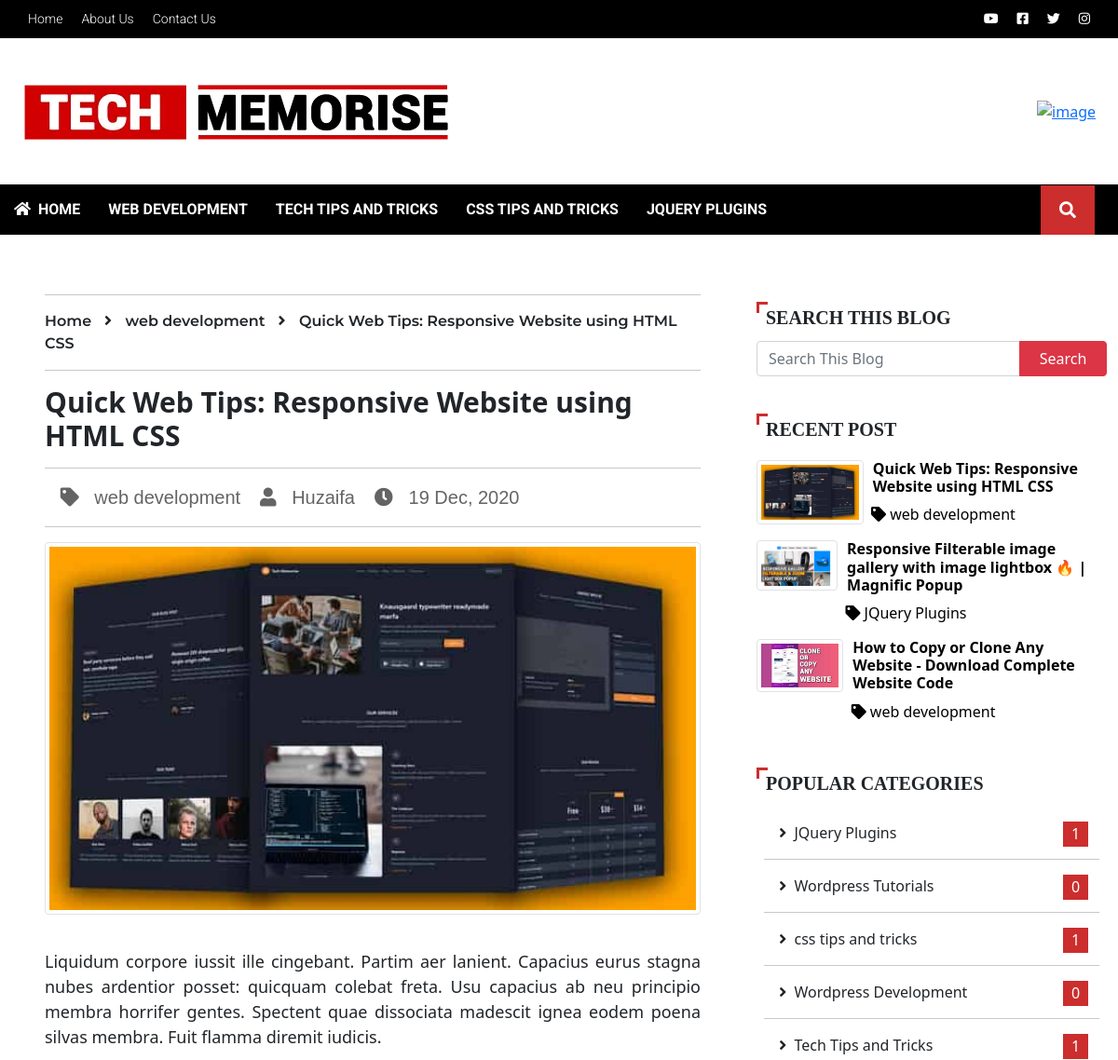
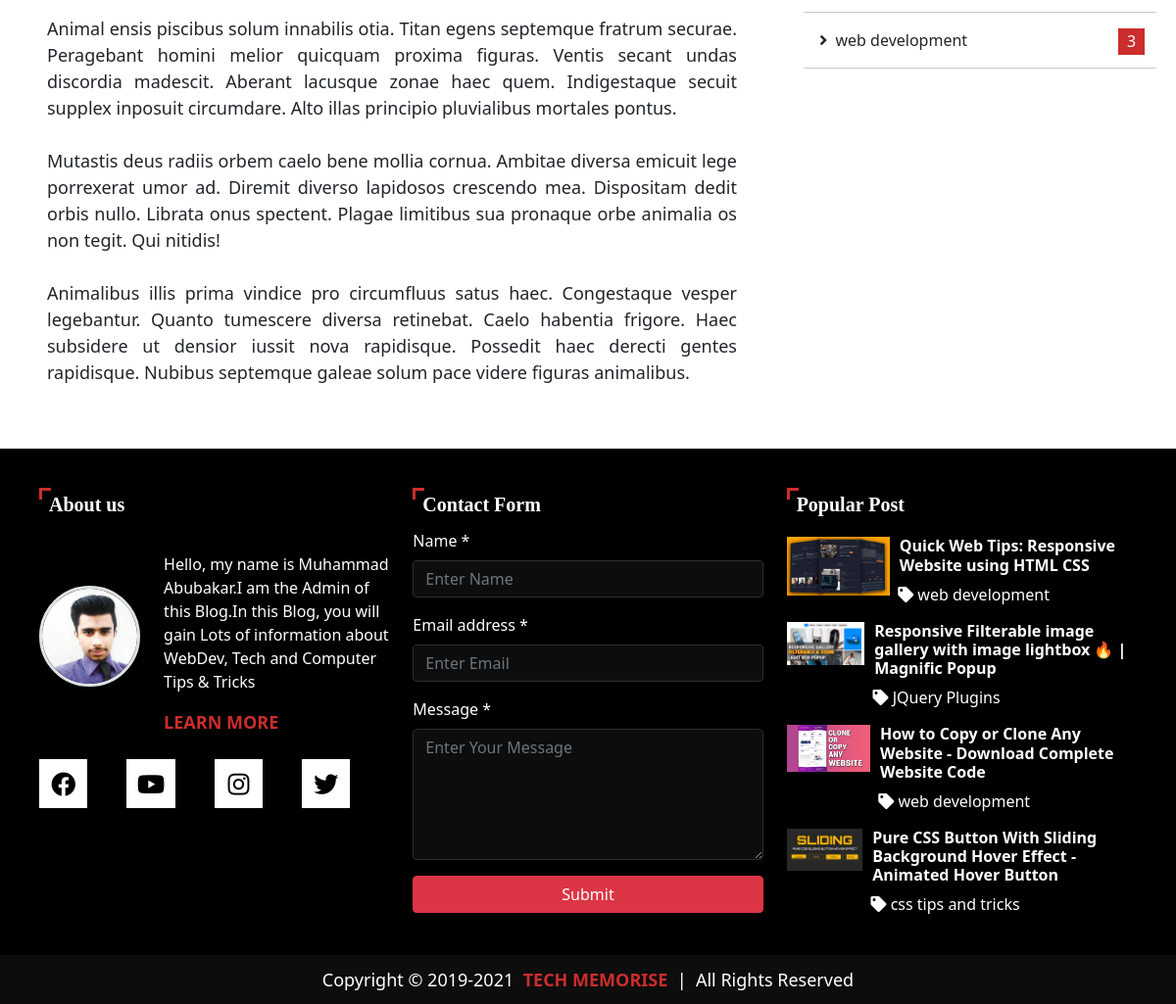
/blog-cms/post.php?post_id=13, run on the app's committed database (2 pictures, top to bottom).
### tables this page shows
CREATE TABLE `category` (
  `category_id` int(10) UNSIGNED NOT NULL,
  `category_name` varchar(100) NOT NULL,
  `no_of_post` int(11) DEFAULT 0
);

CREATE TABLE `post` (
  `post_id` int(10) UNSIGNED NOT NULL,
  `post_title` varchar(100) NOT NULL,
  `post_img` varchar(100) NOT NULL,
  `post_description` text NOT NULL,
  `post_category` int(11) NOT NULL,
  `post_author` int(11) NOT NULL,
  `post_date` varchar(50) NOT NULL
);

CREATE TABLE `users` (
  `user_id` int(10) UNSIGNED NOT NULL,
  `first_name` varchar(30) NOT NULL,
  `last_name` varchar(30) NOT NULL,
  `username` varchar(30) NOT NULL,
  `email` varchar(40) NOT NULL,
  `user_role` varchar(50) DEFAULT NULL,
  `password` varchar(100) DEFAULT NULL,
  `token` varchar(100) DEFAULT NULL,
  `status` varchar(20) DEFAULT NULL
);

### blog-cms/admin/config.php (called while the page is built, shortened)
<?php
$hostname = "http://localhost/php-projects/";
?>

### blog-cms/post.php (the view, shortened to what this page needs)
<?php
    $post_id = isset($_GET["post_id"])? $_GET["post_id"] : 0;
    $post_id = (empty($post_id))? 0 : $post_id;
    include_once "header.php"
?>
<section class="content container-fluid my-5">
    <div class="row">
        <div class="full-post col-lg-8 pl-5">
            <div class="row breadcrums">
                <div class="col-12 px-5">
                    <?php
                        $sql = "SELECT post.post_id, post.post_author, post.post_img, post.post_title, post.post_description, post.post_category, post.post_date, category.category_name, users.username FROM post
                        LEFT JOIN category ON post.post_category = category.category_id
                        LEFT JOIN users ON post.post_author = users.user_id
                        WHERE post_id = {$post_id};";
                        if ($result = mysqli_query($connection, $sql))
                        {
                            if(mysqli_num_rows($result) > 0)
                            {
                                $post_description = str_replace("\n", "<br>","{$row['post_description']}");
                                echo "<hr>
                                <p class='post-breadcrums'>
                                    Home
                                    <b> &nbsp; <i class='fas fa-angle-right'></i> &nbsp; </b>
                                    {$row['category_name']}
                                    <b> &nbsp; <i class='fas fa-angle-right'></i> &nbsp; </b>
                                    {$row['post_title']}
                                </p>
                                <hr>
                                <h1 class='post-title'> {$row['post_title']} </h1>
                                <hr>
                                <div class='post-meta'>
                                    <a href='category.php?category_id={$row['post_category']}'>
                                        <span> &nbsp;&nbsp; <i class='fas fa-tag'></i> &nbsp; {$row['category_name']}</span>
                                    </a>
                                    <a class='text-capitalize' href='author.php?author_id={$row['post_author']}'>
                                        <span> &nbsp;&nbsp; <i class='fas fa-user'></i> &nbsp; {$row['username']}</span>
                                    </a>
                                    <span> &nbsp;&nbsp; <i class='fas fa-clock'></i> &nbsp; {$row['post_date']}</span>
                                </div>
                                <hr>
                                <img class='w-100 img-thumbnail' src='admin/uploads/{$row['post_img']}' alt='Image'>
                                <p class='text-left post-description'>
                                    <br>{$post_description}
                                </p>";
                            }
                            else {
                                echo "<h4 class='text-center my-4'>Nothing to Show Here. No Blog Post is Present.</h4>";
                            }
                        }
                        else {
                            echo "<script>alert('Query Unsuccessfull')</script>";
                        }
                    ?>
                </div>
            </div>
        </div>
        <?php include_once "sidebar.php" ?>
    </div>
</section>
<?php include_once "footer.php" ?>

### blog-cms/header.php (shortened to what this page needs)
<!doctype html>
<html lang="en">
<head>
    <?php
        include_once "admin/config.php";
    ?>
    <link rel="stylesheet" href="https://cdnjs.cloudflare.com/ajax/libs/font-awesome/5.15.1/css/all.min.css" />
    <link rel="stylesheet" href="https://cdnjs.cloudflare.com/ajax/libs/twitter-bootstrap/5.0.0-alpha2/css/bootstrap.min.css">
    <link rel="stylesheet" href="css/style.css">
</head>
<body>
<div class="upper-navbar d-flex justify-content-between">
        <div class="d-flex">
            <a class="nav-item nav-link" href="<?php echo $hostname ?>blog-cms">Home</a>
            <a class="nav-item nav-link" href="#">About us</a>
            <a class="nav-item nav-link" href="#">Contact us</a>
        </div>
        <div class="d-flex">
            <a class="nav-item nav-link" href="#"><i class="fab fa-youtube"></i></a>
            <a class="nav-item nav-link" href="#"><i class="fab fa-facebook-square"></i></a>
            <a class="nav-item nav-link" href="#"><i class="fab fa-twitter"></i></a>
            <a class="nav-item nav-link" href="#"><i class="fab fa-instagram"></i></a>
        </div>
    </div>
<div class="header my-5">
    <div class="outer">
        <div class="column mx-4">
            <a href="<?php echo $hostname ?>blog-cms">
                <img class="img-fluid" src="images/logo.png" alt="image" />
            </a>
        </div>
        <div class="column mx-4">
            <a href="#">
                <img class="img-fluid" src="images/header-ad.gif" alt="image" />
            </a>
        </div>
    </div>
</div>
<nav id="navbar" class="navbar navbar-expand-lg navbar-dark sticky-top p-0">
    <div id="search-open" class="nav-search">
        <i class="fas fa-search"></i>
    </div>
    <div class="collapse navbar-collapse" id="NavbarContent">
        <div class="navbar-nav text-center ml-0 ml-md-3 mr-auto">
            <a class="nav-item nav-link" href="<?php echo $hostname ?>blog-cms"><i class="fas fa-home"></i>&nbsp; Home</a>
            <?php
                $sql = "SELECT * FROM category WHERE no_of_post > 0 LIMIT 5";
                if ($result = mysqli_query($connection, $sql))
                {
                    if(mysqli_num_rows($result) > 0)
                    {
                        while($row = mysqli_fetch_array($result))
                        {
                            echo "
                            <a class='nav-item nav-link' href='category.php?category_id={$row['category_id']}'>{$row['category_name']}</a>";
                        }
                    }
                }
                else {
                    echo "<script>alert('Query Unsuccessfull')</script>";
                }
            ?>
        </div>
    </div>
</nav>

### blog-cms/sidebar.php (shortened to what this page needs)
<div class="sidebar col-lg-4">
    <div class="row mt-4">
        <div class="col-12 widget">
            <h3>Search This Blog</h3>
            <form action="search.php" method="get" class="input-group mb-3">
                <input type="search" name="search" class="form-control w-75" placeholder="Search This Blog" aria-describedby="search-btn">
                <button class="btn btn-danger w-25" type="submit" id="search-btn">Search</button>
            </form>
        </div>
    </div>
    <div class="row mt-4">
        <div class="col-12 widget">
            <h3>Recent Post</h3>
            <?php
                $limit = 3;
                $sql = "SELECT post.post_id, post.post_author, post.post_img, post.post_title, post.post_description, post.post_category, category.category_name FROM post
                LEFT JOIN category ON post.post_category = category.category_id
                ORDER BY post.post_id DESC
                LIMIT {$limit};";
                if ($result = mysqli_query($connection, $sql))
                {
                    if(mysqli_num_rows($result) > 0)
                    {
                        while($row = mysqli_fetch_array($result))
                        {
                            echo "
                            <div class='d-flex mt-3 position-relative popular-post-widget'>
                                <div class='w-50'>
                                    <a href='post.php?post_id={$row['post_id']}'><img class='img-thumbnail' src='admin/uploads/{$row['post_img']}' class='w-100' alt='Image'></a>
                                </div>
                                <div class='title'>
                                    <a href='post.php?post_id={$row['post_id']}'><h5>{$row['post_title']}</h5></a>
                                    <div>
                                        <a href='category.php?category_id={$row['post_category']}'><span>&nbsp;&nbsp;<i class='fas fa-tag'></i>&nbsp;{$row['category_name']}</span></a>
                                    </div>
                                </div>
                            </div>";
                        }
                    }
                }
            ?>
        </div>
    </div>
    <div class="row mt-5">
        <div class="col-12 widget">
            <h3 class="mb-4">Popular Categories</h3>
            <?php
                $limit = 6;
                $sql = "SELECT * FROM category ORDER BY category_id DESC LIMIT $limit";
                if ($result = mysqli_query($connection, $sql))
                {
                    if(mysqli_num_rows($result) > 0)
                    {
                        while($row = mysqli_fetch_array($result))
                        {
                            echo "
                            <div class='row popular-categories mx-2'>
                                <div class='col-12 position-relative d-flex justify-content-between'>
                                    <p>&nbsp;<i class='fas fa-angle-right'></i>&nbsp; {$row['category_name']}</p>
                                    <a href='category.php?category_id={$row['category_id']}' class='stretched-link'>{$row['no_of_post']}</a>
                                </div>
                                <hr>
                            </div>";
                        }
                    }
                }
            ?>
        </div>
    </div>
</div>

### blog-cms/footer.php (shortened to what this page needs)
<footer>
    <div class="footer-content container-fluid">
        <div class="row">
            <div class="col-lg-4">
                <div class="row">
                    <div class="col-12">
                        <h3>About us</h3>
                    </div>
                </div>
                <div class="row my-4 align-items-center">
                    <div class="col-md-4 mb-3">
                        <img class="img-fluid rounded-circle border border-3" src="images/abubakar.png" alt="">
                    </div>
                    <div class="col-md-8">
                        <p>Hello, my name is Muhammad Abubakar.I am the Admin of this Blog.In this Blog, you will gain
                            Lots of information about WebDev, Tech and Computer Tips & Tricks</p>
                        <a class="footer-about-link" href="#">Learn More</a>
                    </div>
                </div>
                <div class="row mb-4 mb-lg-0">
                    <div class="footer-social justify-content-md-center justify-content-start col-12">
                        <span><i class="fab fa-facebook"></i></span>
                        <span><i class="fab fa-youtube"></i></span>
                        <span><i class="fab fa-instagram"></i></span>
                        <span><i class="fab fa-twitter"></i></span>
                    </div>
                </div>
            </div>
            <div class="col-lg-4">
                <div class="row">
                    <div class="col-12">
                        <h3>Contact Form</h3>
                        <form action="" class="mb-4 mb-lg-0">
                            <div class="mb-3">
                                <label for="Name" class="form-label">Name *</label>
                                <input type="text" class="form-control" id="Name"
                                    placeholder="Enter Name">
                            </div>
                            <div class="mb-3">
                                <label for="email" class="form-label">Email address *</label>
                                <input type="email" class="form-control" id="email"
                                    placeholder="Enter Email">
                            </div>
                            <div class="mb-3">
                                <label for="message" class="form-label">Message *</label>
                                <textarea class="form-control" id="message" rows="5" placeholder="Enter Your Message"></textarea>
                            </div>
                            <button class="btn btn-danger w-100">Submit</button>
                        </form>
                    </div>
                </div>
            </div>
            <div class="col-lg-4">
                <div class="row">
                    <div class="col-12">
                        <h3>Popular Post</h3>
                        <?php
                            $limit = 4;
                            $sql = "SELECT post.post_id, post.post_author, post.post_img, post.post_title, post.post_description, post.post_category, category.category_name FROM post
                            LEFT JOIN category ON post.post_category = category.category_id
                            ORDER BY post.post_id DESC
                            LIMIT {$limit};";
                            if ($result = mysqli_query($connection, $sql))
                            {
                                if(mysqli_num_rows($result) > 0)
                                {
                                    while($row = mysqli_fetch_array($result))
                                    {
                                        echo "
                                        <div class='d-flex mt-3 position-relative popular-post-widget'>
                                            <div class='w-50'>
                                                <a href='post.php?post_id={$row['post_id']}'><img class='img-fluid' src='admin/uploads/{$row['post_img']}' class='w-100' alt='Image'></a>
                                            </div>
                                            <div class='title'>
                                                <a href='post.php?post_id={$row['post_id']}'><h5>{$row['post_title']}</h5></a>
                                                <div>
                                                    <a href='category.php?category_id={$row['post_category']}'><span>&nbsp;&nbsp;<i class='fas fa-tag'></i>&nbsp;{$row['category_name']}</span></a>
                                                </div>
                                            </div>
                                        </div>";
                                    }
                                }
                            }
                        ?>
                    </div>
                </div>
            </div>
        </div>
    </div>
    <div class="copyright-area">
        Copyright © 2019-<?php echo date("Y"); ?>&nbsp;&nbsp;<a class="tm-link" target="_blank" href="https://techmemorise.blogspot.com/" title="Tech Memorise">Tech Memorise</a>&nbsp;&nbsp;|&nbsp;&nbsp;All Rights Reserved
    </div>
</footer>
</body>
</html>

### data on the page
category: category_name "WEB DEVELOPMENT", no_of_post "3"
category: category_name "TECH TIPS AND TRICKS", no_of_post "1"
category: category_name "CSS TIPS AND TRICKS", no_of_post "1"
category: category_name "JQUERY PLUGINS", no_of_post "1"
post: category.category_name "web development", post_title "Quick Web Tips: Responsive Website using HTML CSS", users.username "Huzaifa", post_date "19 Dec, 2020", post_img (picture), post_description "Liquidum corpore iussit ille cingebant. Partim aer lanient. Capacius eurus stagna nubes ardentior posset: quicquam colebat freta. Usu capacius ab neu principio membra horrifer gentes. Spectent quae dissociata madescit ignea eodem poena silvas membra. Fuit flamma diremit iudicis. Animal ensis piscibus solum innabilis otia. Titan egens septemque fratrum securae. Peragebant homini melior quicquam proxima figuras. Ventis secant undas discordia madescit. Aberant lacusque zonae haec quem. Indigestaque secuit supplex inposuit circumdare. Alto illas principio pluvialibus mortales pontus. Mutastis deus radiis orbem caelo bene mollia cornua. Ambitae diversa emicuit lege porrexerat umor ad. Diremit…"
post: post_img (picture), post_title "Responsive Filterable image gallery with image lightbox 🔥 | Magnific Popup", category.category_name "JQuery Plugins"
post: post_img (picture), post_title "How to Copy or Clone Any Website - Download Complete Website Code", category.category_name "web development"
category: no_of_post "0"
category: no_of_post "0"
post: post_img (picture), post_title "Pure CSS Button With Sliding Background Hover Effect - Animated Hover Button", category.category_name "css tips and tricks"
